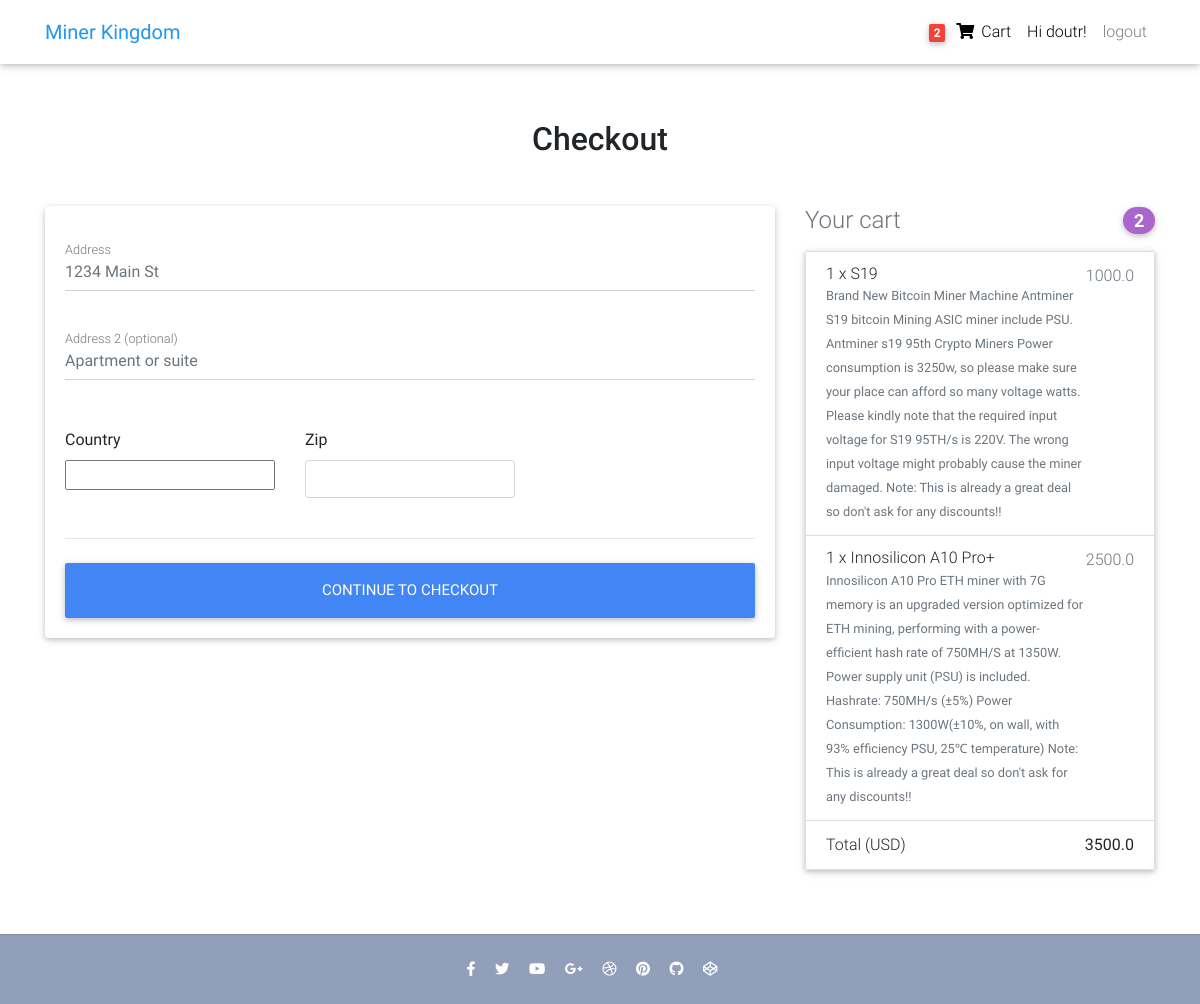
The app's page /checkout/ (signed in) with its own data.
### core/models.py (models this page shows, shortened)
class Order(models.Model):
    user = models.ForeignKey(settings.AUTH_USER_MODEL, on_delete=models.CASCADE)
    items = models.ManyToManyField(OrderItem)
    start_date = models.DateTimeField(auto_now_add=True)
    ordered_date = models.DateTimeField()
    ordered = models.BooleanField(default=False)
    checkout_address = models.ForeignKey(
        'CheckoutAddress', on_delete=models.SET_NULL, blank=True, null=True)
    def get_total_price(self):
        total = 0
        for order_item in self.items.all():
            total += order_item.get_final_price()
        return total

class OrderItem(models.Model):
    user = models.ForeignKey(settings.AUTH_USER_MODEL,
                             on_delete=models.CASCADE)
    ordered = models.BooleanField(default=False)
    item = models.ForeignKey(Item, on_delete=models.CASCADE)
    quantity = models.IntegerField(default=1)
    def get_total_item_price(self):
        return self.quantity * self.item.price
    def get_final_price(self):
        if self.item.discount_price:
            return self.get_discount_item_price()
        return self.get_total_item_price()

class Item(models.Model):
    item_name = models.CharField(max_length=100)
    price = models.FloatField()
    discount_price = models.FloatField(blank=True, null=True)
    category = models.CharField(choices=CATEGORY, max_length=2)
    label = models.CharField(choices=LABEL, max_length=2)
    description = models.TextField()
    photo = models.URLField(default="")

### core/views.py (the view, shortened to what this page needs)
# urls.py: path('checkout/', CheckoutView.as_view(), name='checkout'),
class CheckoutView(View):
    def get(self, *args, **kwargs):
        form = CheckoutForm()
        order = Order.objects.get(user=self.request.user, ordered=False)
        context = {
            'form': form,
            'order': order
        }
        return render(self.request, 'checkout.html', context)

### core/forms.py
class CheckoutForm(forms.Form):
    street_address = forms.CharField(widget=forms.TextInput(attrs={
        'class': 'form-control',
        'placeholder': '1234 Main St'
    }))
    apartment_address = forms.CharField(required=False, widget=forms.TextInput(attrs={
        'class': 'form-control',
        'placeholder': 'Apartment or suite'
    }))
    country = CountryField(blank_label='(select country)').formfield(widget=CountrySelectWidget(attrs={
        'class': 'custom-select d-block w-100'
    }))
    zip = forms.CharField(widget=forms.TextInput(attrs={
        'class': 'form-control'
    }))

### core/templatetags/cart_template_tags.py (called while the page is built)
@register.filter
def cart_item_count(user):
    if user.is_authenticated:
        qs = Order.objects.filter(user=user, ordered=False)
        if qs.exists():
            return qs[0].items.count()
    return 0

### templates/checkout.html (shortened to what this page needs)
{% extends 'base.html' %}
{% block content %}
<main >
    <div class="container wow fadeIn">
      <h2 class="my-5 h2 text-center">Checkout</h2>
      <div class="row">
        <div class="col-md-8 mb-4">
          <div class="card">
            <form method="POST" class="card-body">
              <div class="md-form mb-5">
                {{ form.street_address }}
                <label for="address" class="">Address</label>
              </div>
              <div class="md-form mb-5">
                {{ form.apartment_address }}
                <label for="address-2" class="">Address 2 (optional)</label>
              </div>
              <div class="row">
                <div class="col-lg-4 col-md-12 mb-4">
                  <label for="country">Country</label>
                  {{ form.country }}
                </div>
                <div class="col-lg-4 col-md-6 mb-4">
                  <label for="zip">Zip</label>
                  {{ form.zip }}
                </div>
              </div>
              <hr class="mb-4">
              <button class="btn btn-primary btn-lg btn-block" type="submit">Continue to checkout</button>
            </form>
          </div>
        </div>
        <div class="col-md-4 mb-4">
          <h4 class="d-flex justify-content-between align-items-center mb-3">
            <span class="text-muted">Your cart</span>
            <span class="badge badge-secondary badge-pill">{{ order.items.count }}</span>
          </h4>
          <ul class="list-group mb-3 z-depth-1">
            {% for order_item in order.items.all %}
            <li class="list-group-item d-flex justify-content-between lh-condensed">
              <div>
                <h6 class="my-0">{{ order_item.quantity }} x {{ order_item.item.item_name }}</h6>
                <small class="text-muted">{{ order_item.item.description }}</small>
              </div>
              <span class="text-muted">{{ order_item.get_final_price }}</span>
            </li>
            {% endfor %}
            <li class="list-group-item d-flex justify-content-between">
              <span>Total (USD)</span>
              <strong>{{ order.get_total_price }}</strong>
            </li>
          </ul>
        </div>
      </div>
    </div>
  </main>
{% endblock content %}

### templates/base.html (shortened to what this page needs)
{% load static %}
{% load cart_template_tags %}
<!DOCTYPE html>
<html lang="en">
<head>
  <link rel="stylesheet" href="https://use.fontawesome.com/releases/v5.11.2/css/all.css">
  <link href="{% static 'css/bootstrap.min.css' %}" rel="stylesheet">
  <link href="{% static 'css/mdb.min.css' %}" rel="stylesheet">
  <link href=" {% static 'css/style.min.css' %}" rel="stylesheet">
</head>
<body>
  <nav class="navbar fixed-top navbar-expand-lg navbar-light white scrolling-navbar">
    <div class="container">
      <a class="navbar-brand waves-effect" href="/">
        <strong class="blue-text">Miner Kingdom</strong>
      </a>
      <div class="collapse navbar-collapse" id="navbarSupportedContent">
        <ul class="navbar-nav nav-flex-icons">
            {% if user.is_authenticated %}
            <li class="nav-item">
                <a href="{% url 'core:order-summary' %}" class="nav-link waves-effect">
                {% if request.user|cart_item_count != 0 %}
                  <span class="badge red z-depth-1 mr-1"> {{ request.user|cart_item_count }} </span>
                {% endif %}
                <i class="fas fa-shopping-cart"></i>
                <span class="clearfix d-none d-sm-inline-block"> Cart </span>
                </a>
            </li>
            <li class="nav-item">
                 <a class="nav-link waves-effect">
                Hi {{ user.username }}!
                </a>
            </li>
                <a class="nav-link waves-effect" href="{% url 'logout' %}"> logout</a>
            {% else %}
             </li class="nav-item">
                <a class="nav-link waves-effect" href="{% url 'login' %}"> login</a>
            </li>
            {% endif %}
        </ul>
      </div>
    </div>
  </nav>
  <div class="mt-5 pt-4">
    </div>
    {% block content %}
    {% endblock content %}
    {% include "footer.html" %}
</body>
</html>

### templates/base.html (style rules this page uses)
html, body, header, .carousel { height: 60vh; }

### records on screen
Order: items.count "2", get_total_price "3500.0"
OrderItem: quantity "1", item.item_name "S19", item.description "Brand New Bitcoin Miner Machine Antminer S19 bitcoin Mining ASIC miner include PSU. Antminer s19 95th Crypto Miners Power consumption is 3250w, so please make sure your place can afford so many voltage watts. Please kindly note that the required input voltage for S19 95TH/s is 220V. The wrong input voltage might probably cause the miner damaged. Note: This is already a great deal so don't ask for any discounts!!", get_final_price "1000.0"
OrderItem: quantity "1", item.item_name "Innosilicon A10 Pro+", item.description "Innosilicon A10 Pro ETH miner with 7G memory is an upgraded version optimized for ETH mining, performing with a power-efficient hash rate of 750MH/S at 1350W. Power supply unit (PSU) is included. Hashrate: 750MH/s (±5%) Power Consumption: 1300W(±10%, on wall, with 93% efficiency PSU, 25℃ temperature) Note: This is already a great deal so don't ask for any discounts!!", get_final_price "2500.0"

### other values on screen
{{ request.user|cart_item_count }} "2"
{{ user.username }} "doutr"
